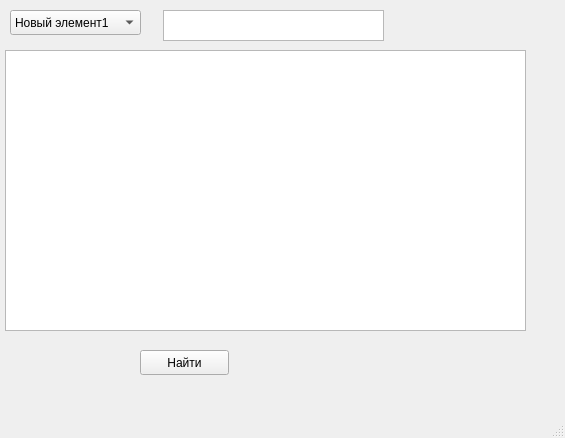
<?xml version="1.0" encoding="UTF-8"?>
<ui version="4.0">
 <class>Dialog</class>
 <widget class="QMainWindow" name="Dialog">
  <property name="geometry">
   <rect>
    <x>0</x>
    <y>0</y>
    <width>565</width>
    <height>438</height>
   </rect>
  </property>
  <property name="windowTitle">
   <string>Поиск фильмов</string>
  </property>
  <widget class="QWidget" name="centralwidget">
   <widget class="QPushButton" name="pushButton">
    <property name="geometry">
     <rect>
      <x>140</x>
      <y>350</y>
      <width>89</width>
      <height>25</height>
     </rect>
    </property>
    <property name="text">
     <string>Найти</string>
    </property>
   </widget>
   <widget class="QTableWidget" name="checkWidget">
    <property name="geometry">
     <rect>
      <x>5</x>
      <y>50</y>
      <width>521</width>
      <height>281</height>
     </rect>
    </property>
   </widget>
   <widget class="QComboBox" name="comboBox">
    <property name="geometry">
     <rect>
      <x>10</x>
      <y>10</y>
      <width>131</width>
      <height>25</height>
     </rect>
    </property>
    <item>
     <property name="text">
      <string>Новый элемент1</string>
     </property>
    </item>
    <item>
     <property name="text">
      <string>Новый элемент2</string>
     </property>
    </item>
   </widget>
   <widget class="QTextEdit" name="textEdit">
    <property name="geometry">
     <rect>
      <x>163</x>
      <y>10</y>
      <width>221</width>
      <height>31</height>
     </rect>
    </property>
   </widget>
  </widget>
  <widget class="QMenuBar" name="menubar">
   <property name="geometry">
    <rect>
     <x>0</x>
     <y>0</y>
     <width>565</width>
     <height>22</height>
    </rect>
   </property>
  </widget>
  <widget class="QStatusBar" name="statusbar"/>
 </widget>
 <resources/>
 <connections/>
</ui>
